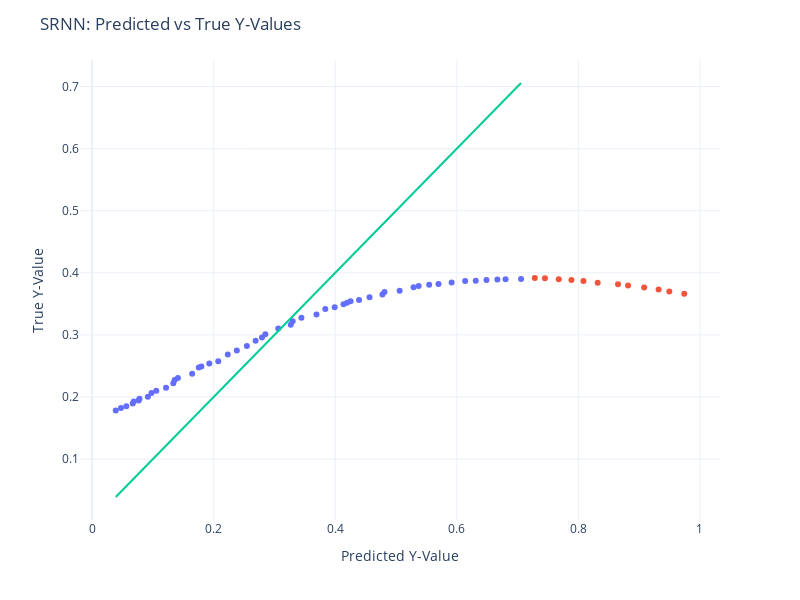

Notebook code for this chart:
### Code cell
parity_plot('SRNN', trainY, testY, train_predictions['SRNN'], test_predictions['SRNN'])
